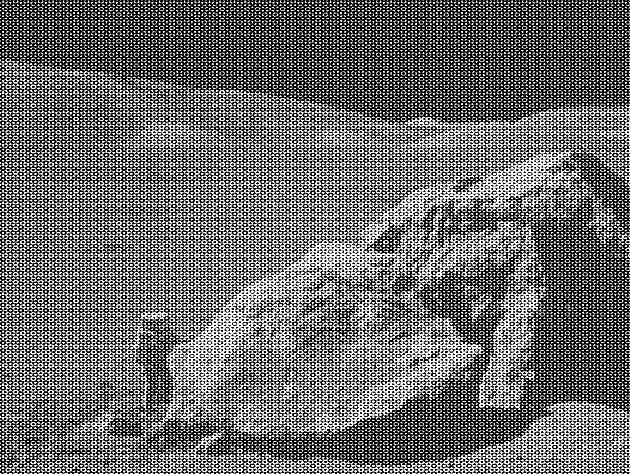
#> input picture moonlanding.png, 630 x 474 px
$ jupyter execute --allow-errors Exercises_09.ipynb
#> lines starting #> are read from the running program, lines starting #| are printed output that depends on the picture
1\. **Hurricanes per Year**

The number of hurricanes in 2005 was 15. The historic average is 6.3. Is this number signficantly different?
- Assume the number of hurricanes is random, i.e. follows the Poisson distribution.
- Assume as statistically significant a probability that has a Z score of 3 or larger with respect a normal distribution.

**Hint**: compute the probability that in a single year are observed 15 or more hurricances.

[cell 1]
import numpy as np
import matplotlib.pyplot as plt
from scipy import stats
from scipy import fftpack
from scipy.integrate import quad, quadrature, nquad, odeint
import math
from matplotlib.colors import LogNorm

[cell 2]
x0 = 15
mu = 6.3
sigma = np.sqrt(15)

#number of hurricanes in follows the Poisson Distribution
cumulative = 0
for i in range(x0):
    cumulative = cumulative + np.exp(-mu)*(mu**i) / np.math.factorial(i)

print("Probability to see more than 15 hurricane in a year is {:.5}".format(1-cumulative))
z = abs(x0-mu)/sigma
print ("Z = {:.5}".format(z))

# plot
w = mu - x0
x = np.linspace(0, 20, 1000)
y = stats.norm.pdf(x, loc=mu, scale=sigma)
plt.plot(x, y)
plt.fill_between(x, y, where=(x>x0), color='lightblue')
plt.axvline(x0, linestyle = '--', color='red')
plt.axvline(mu,linestyle = '--', color='yellow')
plt.ylabel("$p(x)$")
plt.xlabel("Hurricanes in a year")
plt.show()
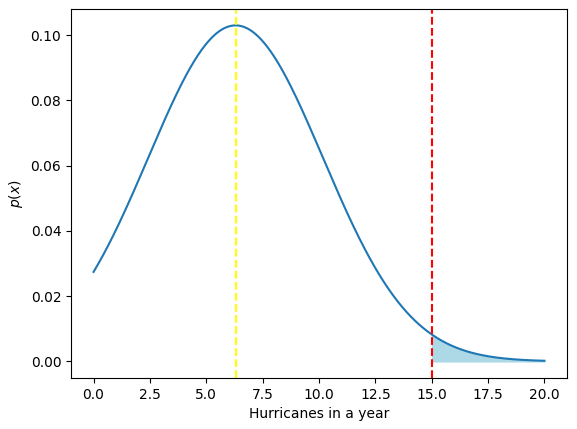
#> figure drawn by matplotlib, 1 panel; curve peaks at x = 6.31, y = 0.103

[cell 3]
#plot test statistics and its pdf
xs = np.linspace((0-mu)/sigma,+6, 1000) #negative values are not allowed
ts = stats.norm.pdf(xs)
plt.plot(xs, ts)
#> (the rest of this cell did not finish here and is left out)

2\. **Pairwise t-test**

In an experiment, a group of 10 individuals agreed to participate in a study of blood pressure changes following exposure to halogen lighting. Resting systolic blood pressure was recorded for each individual. The participants were then exposed to 20 minutes in a room lit only by halogen lamps. A post-exposure systolic blood pressure reading was recorded for each individual. The results are presented in the following data set:

```python
pre = np.array([120, 132, 120, 110, 115, 128, 120, 112, 110, 100])
post = np.array([140, 156, 145, 130, 117, 148, 137, 119, 127, 135])
```

Determine whether the change in blood pressures within our sample was statistically significant.

**Hint:**
in this case, the Student's $t$-test should be performed to compare the two datasets.
Use the following test statistics:

$$T = \frac{\bar{x}_1 - \bar{x}_2}{\sigma \sqrt{\frac{2}{n}}}$$

and

$$\sigma = \sqrt{\frac{\sigma_1^2 + \sigma_2^2}{2}}$$

[cell 4]
pre = np.array([120, 132, 120, 110, 115, 128, 120, 112, 110, 100])
post = np.array([140, 156, 145, 130, 117, 148, 137, 119, 127, 135])

#variances
sigma_pre = np.sqrt(np.var(pre, ddof=1))
sigma_post = np.sqrt(np.var(post, ddof=1))
#means
mean_pre = np.mean(pre)
mean_post = np.mean(post)

n = len(pre)
sigma = np.sqrt(0.5 * (sigma_pre**2 + sigma_post**2))
T = np.abs((mean_pre - mean_post) / (sigma * np.sqrt(2/n)))
print('T = {}'.format(T))

#T student distribution
x = np.linspace(mean_pre-mean_post-100, mean_pre+mean_post+100, 1000)
y = stats.t.pdf(x, loc=pre.mean(), scale=pre.std() / np.sqrt(n), df=n-1)
fig,ax = plt.subplots(1,1, figsize = (8,5))

ax.plot(x,y)
ax.axvline(mean_pre, linestyle = '--', color = 'orange', label = 'pre')
ax.axvline(mean_post, linestyle = '--', color = 'blue', label = 'mean_post')
ax.set_xlabel('T')
ax.set_ylabel('a.u')
ax.set_xlim(105,140)
ax.legend(loc='upper left', fontsize=12)
plt.show()
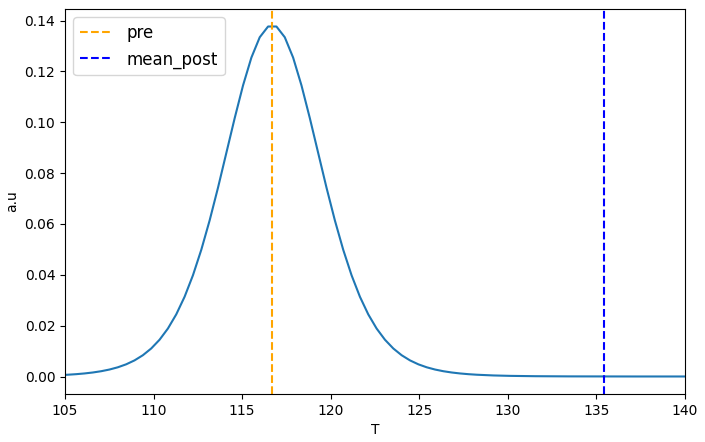
#> figure drawn by matplotlib, 1 panel; curve peaks at x = 116.5, y = 0.138

[cell 5]
#test statistics
xs = np.linspace(-5, 5, 1000)
ts = stats.t.pdf(xs, len(pre)-1) #n-1

fig, ax = plt.subplots(1,1, figsize = (8,5))

ax.plot(xs, ts)
ax.fill_between(xs, ts, where=np.abs(xs) > np.abs(T), color = 'lightblue')
ax.axvline(T, linestyle = '--', color = 'orange')
ax.axvline(-T, linestyle = '--', color = 'orange')

ax.set_xlabel('T')
ax.set_ylabel('a.u')
ax.set_yscale('log')
plt.show()
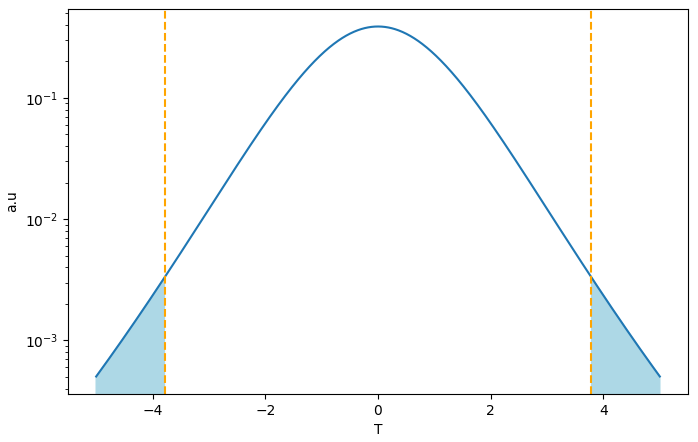
#> figure drawn by matplotlib, 1 panel; curve peaks at x = -0.00501, y = 0.388

#p-value
pvalue = stats.t.cdf(T, n-1) + (1. -stats.t.cdf(-T, n-1))
print('p-value = {:.5}'.format(pvalue))

3\. **FFT of a simple dataset**

Perform a periodicity analysis on the lynxs-hares population, i.e. determine what is the period of the population of these animals.

#> (a cell that did not finish here is left out)

[cell 7]
#POPULATION PLOTS

fig, ((ax1, ax2, ax3)) = plt.subplots(1, 3, figsize = (15, 4))
#> (the rest of this cell did not finish here and is left out)

#> (a cell that did not finish here is left out)

#> (a cell that did not finish here is left out)

4\. **FFT of an image**

Write a filter that removes the periodic noise from the `moonlanding.png` image by using a 2-dimensional FFT.

* Import the image as a 2D numpy array using `plt.imread("moonlanding.png")`. Examine the image with `plt.imshow()`, which is heavily contaminated with periodic noise.
* Check the documentation of the `scipy.fftpack` package, and find the method that performs a 2D FFT. Plot the spectrum (Fourier transform of) the image. **Hint**: use `LogNorm` to plot the colors in log scale:
```Python
from matplotlib.colors import LogNorm
plt.imshow(image, norm=LogNorm(vmin=5))
```
* Inspect the spectrum, and try to locate the regions of the power spectrum that contain the signal and those which contain the periodic noise. Use array slicing to set the noise regions to zero.
* Apply the inverse Fourier transform to plot the resulting image.

[cell 10]
#collect data
im = plt.imread('moonlanding.png').astype(float)
#> im: shape (474, 630) float64; min 0, max 1, mean 0.424
plt.figure(figsize=(15,5))
plt.imshow(im)
plt.title('Moonlanding.png', fontsize=20)

[cell 11]
#FREQUENCY SPECTRUM

fft_im = fftpack.fft2(im)
fft_im2 = fft_im.copy()
plt.figure(figsize=(15,5))
img = plt.imshow(np.abs(fft_im2), norm = LogNorm(vmin=5), cmap = 'autumn')
#plot
plt.colorbar(img, fraction=0.05)
plt.xlabel('x', fontsize=15)
plt.ylabel('y', fontsize=15)
plt.title('Frequency Spectrum', fontsize=20)

#FILTERED SPECTRUM

print("There is periodic noise where the spectrum presents high frequencies\n")
cut = 0.05 #varying this parameter I'll get an image with more or less noise
r,c = fft_im2.shape #array slicing
#> r = 474; c = 630

fft_im2[int(r*cut) : int(r*(1-cut))] = 0
fft_im2[:, int(c*cut):int(c*(1-cut))] = 0
#cutted the high frequencies

plt.figure(figsize=(15,5))
img2 = plt.imshow(np.abs(fft_im), norm=LogNorm(vmin=5), cmap='autumn_r')
plt.colorbar(img2, fraction=0.05)
plt.xlabel('x', fontsize=15)
plt.ylabel('y', fontsize=15)
plt.title('Filtered spectrum', fontsize=20)

#RECONSTRUCT IMAGE

#inverse Fourier Transform
filtered_sig = fftpack.ifft2(fft_im2)
real_filtered_signal = np.real(filtered_sig)
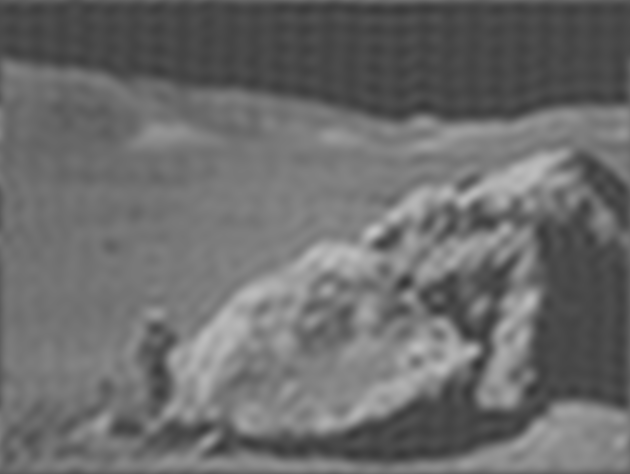
#> real_filtered_signal: shape (474, 630) float64; min 0.211, max 0.771, mean 0.424
#method imshow wants only the real part
plt.figure(figsize=(15,5))
plt.imshow(real_filtered_signal)
plt.title('Final Image',fontsize=20, pad = 20)
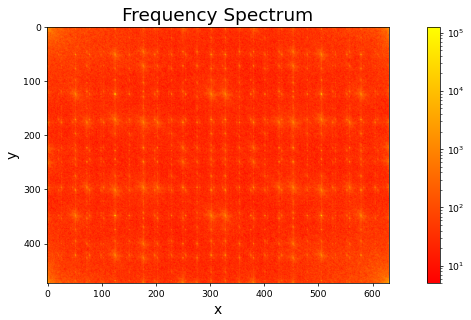
#> figure drawn by matplotlib, 2 panels
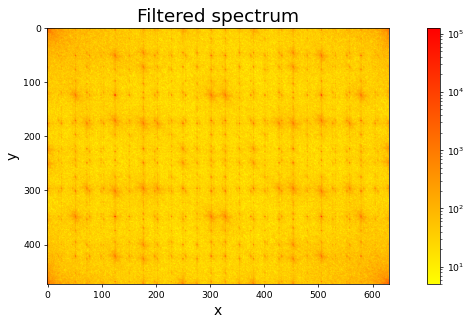
#> figure drawn by matplotlib, 2 panels
